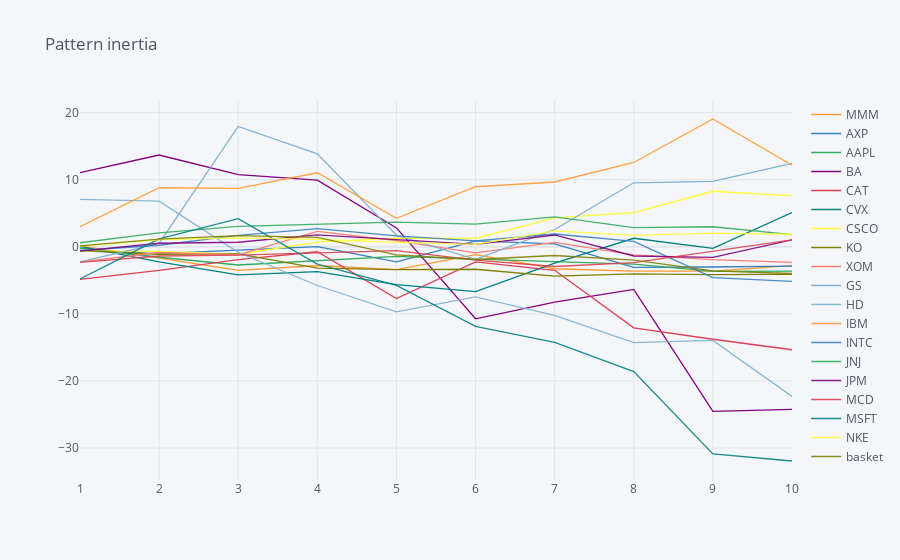

The notebook cell this image was saved under:
### Code cell
basket_results.iplot(title = "Pattern inertia")

### Figure 1 — Plotly figure (JSON) as saved in the notebook; plotly's stock layout.template omitted (floating-point values rounded to 4 significant figures)
{"data": [{"line": {"color": "rgba(255, 153, 51, 1.0)", "dash": "solid", "shape": "linear", "width": 1.3}, "mode": "lines", "name": "MMM", "text": "", "type": "scatter", "x": [1, 2, 3, 4, 5, 6, 7, 8, 9, 10], "y": [0.15, -1.72, -3.5, -2.79, -3.41, -1.18, -3.27, -3.64, -3.64, -2.8]}, {"line": {"color": "rgba(55, 128, 191, 1.0)", "dash": "solid", "shape": "linear", "width": 1.3}, "mode": "lines", "name": "AXP", "text": "", "type": "scatter", "x": [1, 2, 3, 4, 5, 6, 7, 8, 9, 10], "y": [-0.62, -1.04, -0.5, 0.04, -2.25, 0.88, 0.45, -3.07, -3.01, -2.87]}, {"line": {"color": "rgba(50, 171, 96, 1.0)", "dash": "solid", "shape": "linear", "width": 1.3}, "mode": "lines", "name": "AAPL", "text": "", "type": "scatter", "x": [1, 2, 3, 4, 5, 6, 7, 8, 9, 10], "y": [-0.18, -1.56, -2.71, -2.06, -1.44, -1.84, -2.21, -2.57, -3.65, -3.62]}, {"line": {"color": "rgba(128, 0, 128, 1.0)", "dash": "solid", "shape": "linear", "width": 1.3}, "mode": "lines", "name": "BA", "text": "", "type": "scatter", "x": [1, 2, 3, 4, 5, 6, 7, 8, 9, 10], "y": [11.05, 13.68, 10.77, 9.94, 2.82, -10.73, -8.25, -6.36, -24.53, -24.24]}, {"line": {"color": "rgba(219, 64, 82, 1.0)", "dash": "solid", "shape": "linear", "width": 1.3}, "mode": "lines", "name": "CAT", "text": "", "type": "scatter", "x": [1, 2, 3, 4, 5, 6, 7, 8, 9, 10], "y": [-4.87, -3.51, -1.92, -0.74, -7.72, -2.24, -3.5, -12.08, -13.78, -15.35]}, {"line": {"color": "rgba(0, 128, 128, 1.0)", "dash": "solid", "shape": "linear", "width": 1.3}, "mode": "lines", "name": "CVX", "text": "", "type": "scatter", "x": [1, 2, 3, 4, 5, 6, 7, 8, 9, 10], "y": [0.05, -2.26, -4.19, -3.71, -5.63, -6.69, -2.44, 1.27, -0.24, 5.1]}, {"line": {"color": "rgba(255, 255, 51, 1.0)", "dash": "solid", "shape": "linear", "width": 1.3}, "mode": "lines", "name": "CSCO", "text": "", "type": "scatter", "x": [1, 2, 3, 4, 5, 6, 7, 8, 9, 10], "y": [-0.66, -0.67, -1.11, 0.7, 1.3, 1.27, 4.3, 5.08, 8.28, 7.6]}, {"line": {"color": "rgba(128, 128, 0, 1.0)", "dash": "solid", "shape": "linear", "width": 1.3}, "mode": "lines", "name": "KO", "text": "", "type": "scatter", "x": [1, 2, 3, 4, 5, 6, 7, 8, 9, 10], "y": [-0.52, -1.11, -1.06, -3.18, -3.4, -3.35, -4.38, -4.05, -4.14, -4.09]}, {"line": {"color": "rgba(251, 128, 114, 1.0)", "dash": "solid", "shape": "linear", "width": 1.3}, "mode": "lines", "name": "XOM", "text": "", "type": "scatter", "x": [1, 2, 3, 4, 5, 6, 7, 8, 9, 10], "y": [-2.25, -0.85, -1.21, 2.29, 0.92, -0.91, 0.65, -1.2, -1.92, -2.33]}, {"line": {"color": "rgba(128, 177, 211, 1.0)", "dash": "solid", "shape": "linear", "width": 1.3}, "mode": "lines", "name": "GS", "text": "", "type": "scatter", "x": [1, 2, 3, 4, 5, 6, 7, 8, 9, 10], "y": [-2.25, 0.51, 17.94, 13.85, 1.72, -1.87, 2.58, 9.54, 9.76, 12.43]}, {"line": {"color": "rgba(128, 177, 211, 0.8999999999999999)", "dash": "solid", "shape": "linear", "width": 1.3}, "mode": "lines", "name": "HD", "text": "", "type": "scatter", "x": [1, 2, 3, 4, 5, 6, 7, 8, 9, 10], "y": [7.07, 6.81, -0.83, -5.77, -9.69, -7.47, -10.21, -14.27, -13.95, -22.3]}, {"line": {"color": "rgba(255, 153, 51, 0.8999999999999999)", "dash": "solid", "shape": "linear", "width": 1.3}, "mode": "lines", "name": "IBM", "text": "", "type": "scatter", "x": [1, 2, 3, 4, 5, 6, 7, 8, 9, 10], "y": [3, 8.8, 8.7, 11.04, 4.24, 8.95, 9.66, 12.57, 19.05, 12.15]}, {"line": {"color": "rgba(55, 128, 191, 0.8999999999999999)", "dash": "solid", "shape": "linear", "width": 1.3}, "mode": "lines", "name": "INTC", "text": "", "type": "scatter", "x": [1, 2, 3, 4, 5, 6, 7, 8, 9, 10], "y": [-0.55, 0.23, 1.7, 2.71, 1.63, 0.88, 1.91, 0.81, -4.59, -5.14]}, {"line": {"color": "rgba(50, 171, 96, 0.8999999999999999)", "dash": "solid", "shape": "linear", "width": 1.3}, "mode": "lines", "name": "JNJ", "text": "", "type": "scatter", "x": [1, 2, 3, 4, 5, 6, 7, 8, 9, 10], "y": [0.6, 2.09, 3.03, 3.38, 3.67, 3.37, 4.45, 2.86, 2.99, 1.81]}, {"line": {"color": "rgba(128, 0, 128, 0.8999999999999999)", "dash": "solid", "shape": "linear", "width": 1.3}, "mode": "lines", "name": "JPM", "text": "", "type": "scatter", "x": [1, 2, 3, 4, 5, 6, 7, 8, 9, 10], "y": [-0.65, 0.53, 0.68, 1.79, 1.06, 0.37, 1.76, -1.37, -1.58, 1.02]}, {"line": {"color": "rgba(219, 64, 82, 0.8999999999999999)", "dash": "solid", "shape": "linear", "width": 1.3}, "mode": "lines", "name": "MCD", "text": "", "type": "scatter", "x": [1, 2, 3, 4, 5, 6, 7, 8, 9, 10], "y": [-2.32, -1.37, -1.24, -0.89, -0.58, -1.98, -2.94, -2.37, -0.69, 1.02]}, {"line": {"color": "rgba(0, 128, 128, 0.8999999999999999)", "dash": "solid", "shape": "linear", "width": 1.3}, "mode": "lines", "name": "MSFT", "text": "", "type": "scatter", "x": [1, 2, 3, 4, 5, 6, 7, 8, 9, 10], "y": [-4.78, 1.18, 4.19, -2.59, -5.76, -11.87, -14.24, -18.61, -30.87, -31.93]}, {"line": {"color": "rgba(255, 255, 51, 0.8999999999999999)", "dash": "solid", "shape": "linear", "width": 1.3}, "mode": "lines", "name": "NKE", "text": "", "type": "scatter", "x": [1, 2, 3, 4, 5, 6, 7, 8, 9, 10], "y": [0.12, 1.06, 1.34, 1.1, 0.66, 0.35, 2.36, 1.69, 2.04, 1.87]}, {"line": {"color": "rgba(128, 128, 0, 0.8999999999999999)", "dash": "solid", "shape": "linear", "width": 1.3}, "mode": "lines", "name": "basket", "text": "", "type": "scatter", "x": [1, 2, 3, 4, 5, 6, 7, 8, 9, 10], "y": [0.1328, 1.156, 1.671, 1.395, -1.214, -1.892, -1.296, -1.987, -3.582, -3.982]}], "layout": {"legend": {"bgcolor": "#F5F6F9", "font": {"color": "#4D5663"}}, "paper_bgcolor": "#F5F6F9", "plot_bgcolor": "#F5F6F9", "title": {"font": {"color": "#4D5663"}, "text": "Pattern inertia"}, "xaxis": {"gridcolor": "#E1E5ED", "showgrid": true, "tickfont": {"color": "#4D5663"}, "title": {"font": {"color": "#4D5663"}, "text": ""}, "zerolinecolor": "#E1E5ED"}, "yaxis": {"gridcolor": "#E1E5ED", "showgrid": true, "tickfont": {"color": "#4D5663"}, "title": {"font": {"color": "#4D5663"}, "text": ""}, "zerolinecolor": "#E1E5ED"}}}
